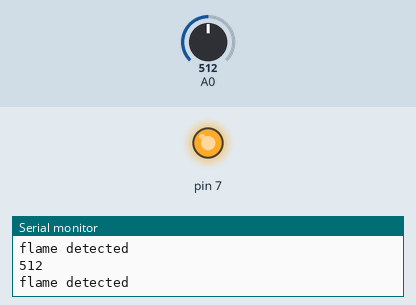
This sketch was run on a simulated Arduino Uno, built with avr-gcc and run on an emulated ATmega328P. Shown: output pins drawn as LEDs (lit = HIGH), the last lines printed to the serial monitor. Inputs (shaded band) come from the test bench; at power-on: A0 = 512.

Above: at 1.2 s.
1.3 s: A0 set to 166
2.8 s: A0 set to 138
At 3.4 s:
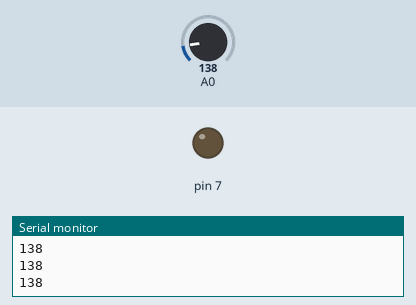
Timing chart, 0 to 5.8 s (numbered marks = the images above; inputs shaded):
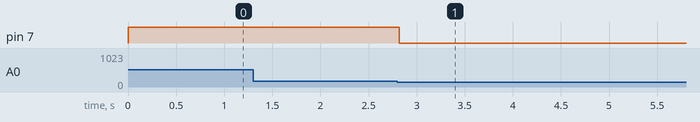

The sketch:

yeet.ino
```cpp
void setup() {
pinMode(A0, INPUT);
pinMode(7, OUTPUT);
Serial.begin(9600);
}

void loop() {
  Serial.println(analogRead(A0));
  if(analogRead(A0) > 150) {
    Serial.println("flame detected");
    digitalWrite(7, HIGH);
   } else {
      digitalWrite(7, LOW);
   }
}
```

Measured:
- the behaviour switches between 151 and 150 on A0 (found by bisection; images 0 and 1)
- after the input at 2.8 s, pin 7: HIGH → LOW at once
